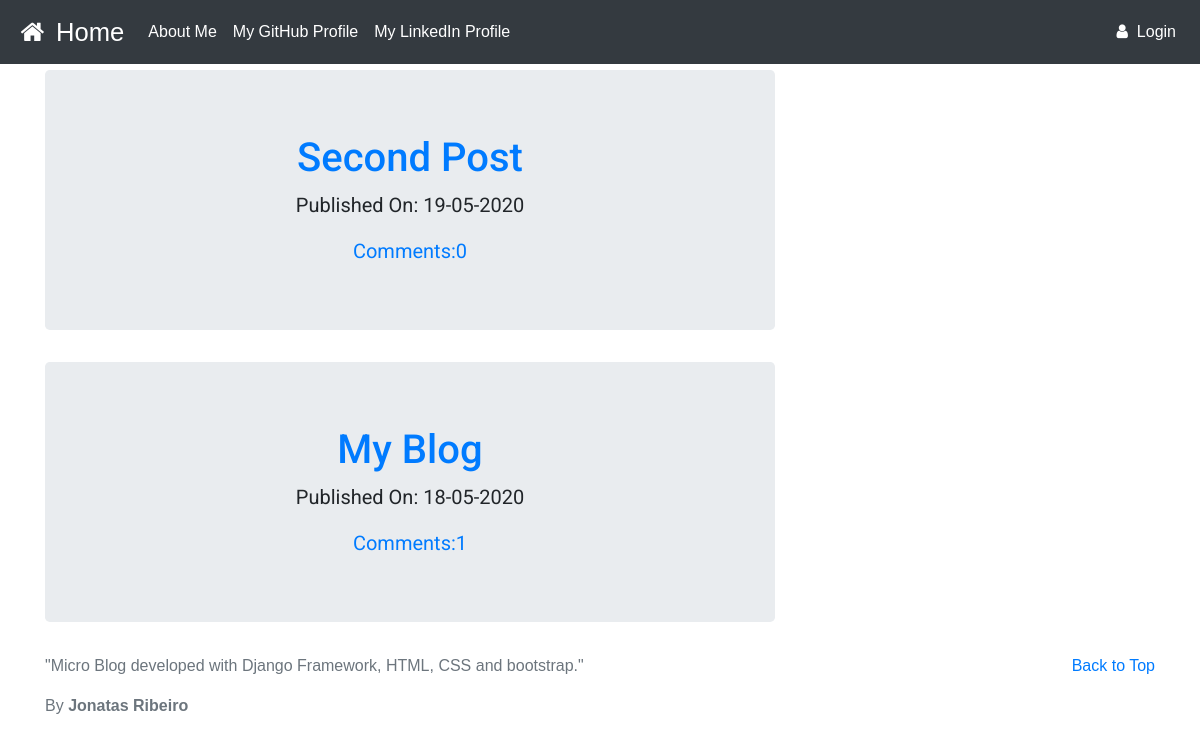
Before: / with the older database file.
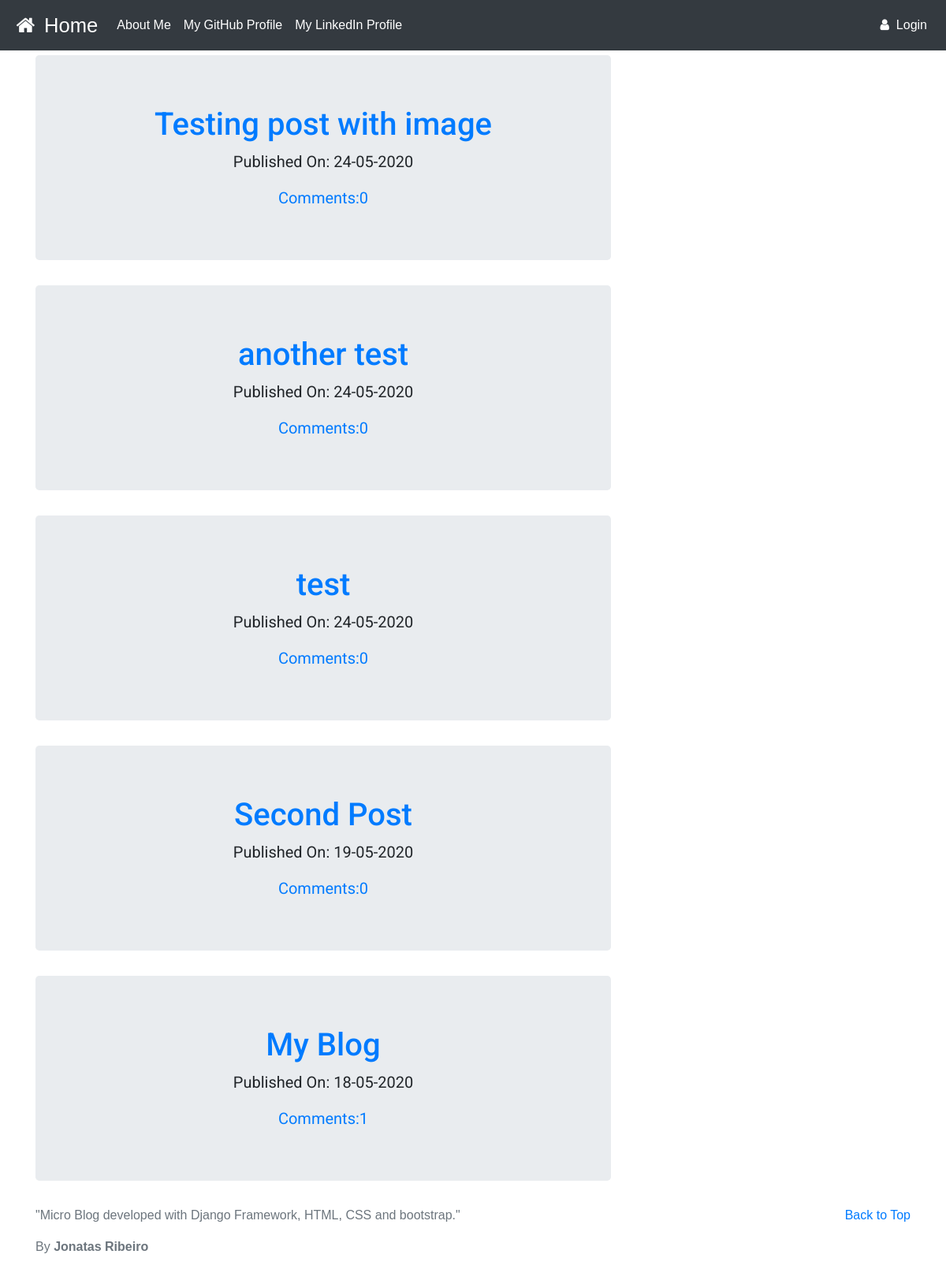
After: the same page with the newer database file.
### blog/models.py (models this page shows, shortened)
class Post(models.Model):
    author = models.ForeignKey('auth.User',on_delete=models.CASCADE)
    title = models.CharField(max_length=200)
    text = models.TextField()
    image = models.ImageField(upload_to='media/uploads',blank=True)
    created_date = models.DateTimeField(default = timezone.now)
    published_date = models.DateTimeField(blank=True,null=True)
    def approve_comments(self):
        return self.comments.filter(approved_comment = True)

### blog/views.py (the view)
# urls.py: path('',views.PostListView.as_view(),name='post_list'),
class PostListView(ListView):
    model = Post
    def get_queryset(self):
        return Post.objects.filter(published_date__lte=timezone.now()).order_by('-published_date')

### blog/templates/blog/post_list.html
{% extends 'blog/base.html' %}
{% block content %}
<div class="container ">
    {% for post in post_list %}
    <div class="row">
        <div class="post jumbotron container">
            <h1><a href="{% url 'post_detail' pk=post.pk %}">{{ post.title }}</a></h1>
            <div class="date">
                <p>Published On: {{ post.published_date|date:"d-m-Y" }}</p>
            </div>
            <div>
                <a href="{% url 'post_detail' pk=post.pk %}">Comments:{{ post.approve_comments.count }}</a>
            </div>
        </div>
    </div>
    {% endfor %}
</div>
{% endblock %}

Changed rows visible on the page:
added Post: title "Testing post with image", published_date "24-05-2020", approve_comments.count "0"
added Post: title "another test", published_date "24-05-2020", approve_comments.count "0"
added Post: title "test", published_date "24-05-2020", approve_comments.count "0"
